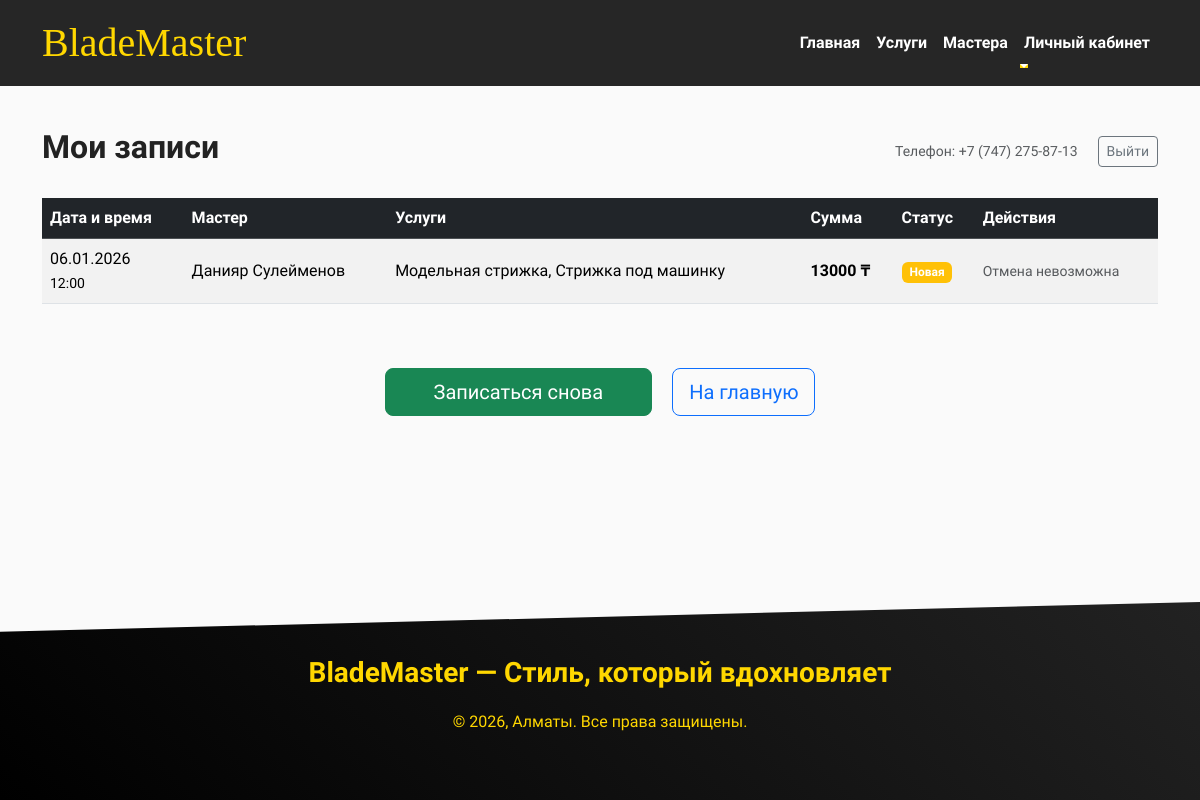
Before: /cabinet/dashboard/ (signed in) with the older database file.
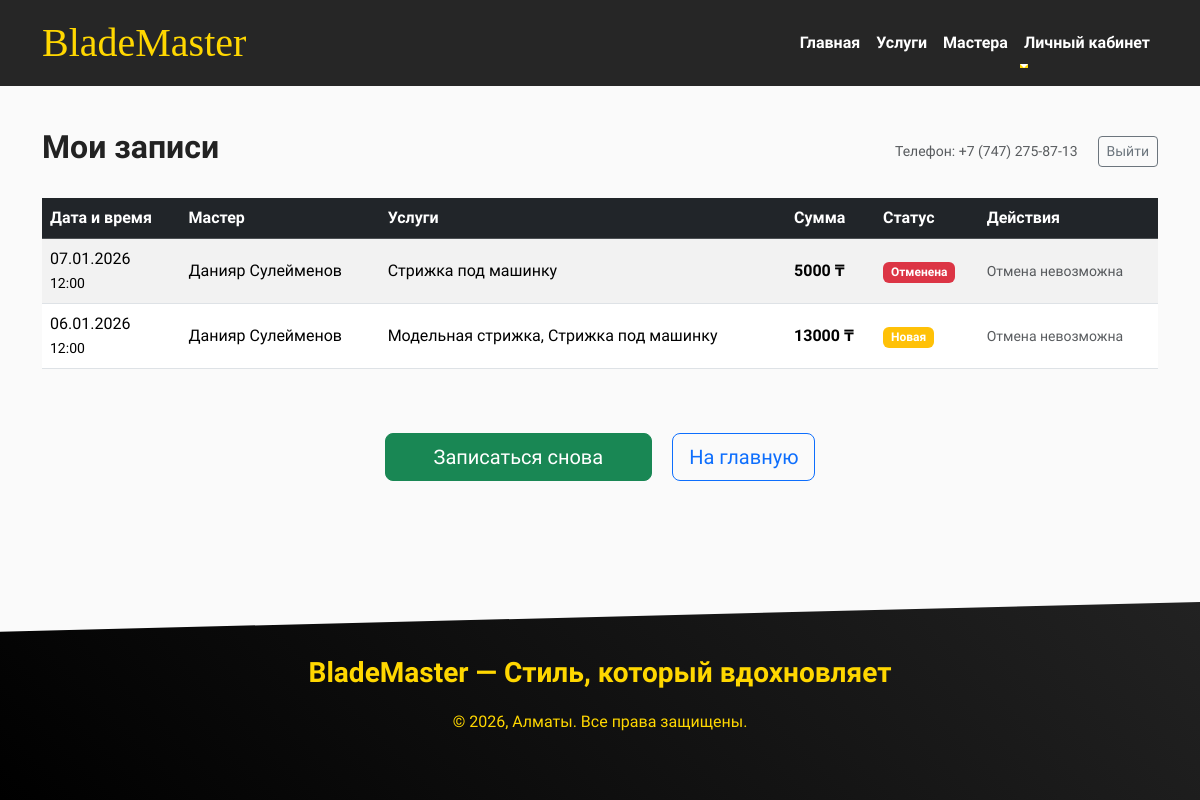
After: the same page with the newer database file.
### core/models.py (models this page shows, shortened)
class Appointment(models.Model):
    client_name = models.CharField("Имя клиента", max_length=100)
    client_phone = models.CharField("Телефон клиента", max_length=20)
    client_email = models.EmailField("Email клиента", blank=True, null=True)
    service = models.ManyToManyField(Service, verbose_name="Выбранные услуги")
    master = models.ForeignKey(Master, on_delete=models.CASCADE, verbose_name="Мастер")
    date = models.DateField("Дата записи")
    time = models.TimeField("Время записи")
    status = models.CharField("Статус записи", max_length=20, choices=[
        ('new', 'Новая'),
        ('confirmed', 'Подтверждена'),
        ('completed', 'Выполнена'),
        ('cancelled', 'Отменена'),
        ('no_show', 'Не пришёл'),
    ], default='new')
    created_at = models.DateTimeField("Дата и время создания записи", auto_now_add=True)
    class Meta:
        verbose_name = "Запись"
        verbose_name_plural = "Записи клиентов"
    def total_price(self):
        return sum(service.price for service in self.service.all())

class Master(models.Model):
    full_name = models.CharField("ФИО мастера", max_length=100)
    description = models.TextField("Описание / о себе", blank=True)
    photo = models.ImageField("Фотография мастера", upload_to='masters/', blank=True, null=True)
    class Meta:
        verbose_name = "Мастер"
        verbose_name_plural = "Мастера"

class Service(models.Model):
    name = models.CharField("Название услуги", max_length=100)
    description = models.TextField("Описание услуги", blank=True)
    price = models.DecimalField("Цена (₸)", max_digits=10, decimal_places=0)
    duration = models.IntegerField("Длительность (в минутах)", default=60)
    category = models.CharField("Категория", max_length=50, choices=[
        ('haircut', 'Стрижки'),
        ('beard', 'Бритьё и оформление бороды'),
        ('care', 'Уход'),
        ('complex', 'Комплексные процедуры'),
    ], default='haircut')
    class Meta:
        verbose_name = "Услуга"
        verbose_name_plural = "Услуги"

### core/views.py (the view)
# urls.py: path('cabinet/dashboard/', views.cabinet_dashboard, name='cabinet_dashboard'),
def cabinet_dashboard(request):
    if not request.user.is_authenticated:
        return redirect("cabinet_login")
    try:
        client = request.user.client
    except:
        messages.error(request, "Ошибка профиля.")
        return redirect("cabinet_login")
    appointments = Appointment.objects.filter(client_phone=client.phone).order_by(
        "-date", "-time"
    )
    now = timezone.now()
    for app in appointments:
        if app.status in ["new", "confirmed"]:
            app_datetime = timezone.make_aware(datetime.combine(app.date, app.time))
            if now + timedelta(hours=2) < app_datetime:
                app.can_cancel = True
            else:
                app.can_cancel = False
        else:
            app.can_cancel = False
    return render(
        request,
        "core/cabinet_dashboard.html",
        {
            "appointments": appointments,
        },
    )

### core/templates/core/cabinet_dashboard.html
{% extends 'base.html' %}
{% block content %}
<div class="container my-5">
    <div class="d-flex justify-content-between align-items-center mb-4">
        <h2 class="fw-bold">Мои записи</h2>
        <div>
            <small class="text-muted">Телефон: {{ user.username }}</small>
            <a href="{% url 'cabinet_logout' %}" class="btn btn-outline-secondary btn-sm ms-3">Выйти</a>
        </div>
    </div>
    {% if appointments %}
    <div class="table-responsive">
        <table class="table table-striped table-hover align-middle">
            <thead class="table-dark">
                <tr>
                    <th>Дата и время</th>
                    <th>Мастер</th>
                    <th>Услуги</th>
                    <th>Сумма</th>
                    <th>Статус</th>
                    <th>Действия</th>
                </tr>
            </thead>
            <tbody>
                {% for app in appointments %}
                <tr {% if app.status != 'cancelled' %}onclick="window.location='{% url 'book_success' app.id %}';" style="cursor: pointer;"{% endif %}>
                    <td>{{ app.date|date:"d.m.Y" }}<br><small>{{ app.time|time:"H:i" }}</small></td>
                    <td>{{ app.master.full_name }}</td>
                    <td>
                        {% for service in app.service.all %}
                        {{ service.name }}{% if not forloop.last %}, {% endif %}
                        {% endfor %}
                    </td>
                    <td><strong>{{ app.total_price }} ₸</strong></td>
                    <td>
                        {% if app.status == 'new' %}
                        <span class="badge bg-warning">Новая</span>
                        {% elif app.status == 'confirmed' %}
                        <span class="badge bg-info">Подтверждена</span>
                        {% elif app.status == 'completed' %}
                        <span class="badge bg-success">Выполнена</span>
                        {% elif app.status == 'cancelled' %}
                        <span class="badge bg-danger">Отменена</span>
                        {% elif app.status == 'no_show' %}
                        <span class="badge bg-secondary">Не явился</span>
                        {% endif %}
                    </td>
                    <td onclick="event.stopPropagation();">
                        {% if app.can_cancel %}
                        <a href="{% url 'cabinet_cancel' app.id %}"
                           class="btn btn-sm btn-outline-danger"
                           onclick="return confirm('Отменить запись?')">Отменить</a>
                        {% else %}
                        <small class="text-muted">Отмена невозможна</small>
                        {% endif %}
                    </td>
                </tr>
                {% endfor %}
            </tbody>
        </table>
    </div>
    {% else %}
    <div class="text-center py-5">
        <p class="text-muted fs-4">У вас пока нет записей</p>
        <a href="/services/" class="btn btn-success btn-lg mt-4 px-5">Записаться сейчас</a>
    </div>
    {% endif %}
    <div class="text-center mt-5">
        <a href="/services/" class="btn btn-success btn-lg px-5 me-3">Записаться снова</a>
        <a href="/" class="btn btn-outline-primary btn-lg">На главную</a>
    </div>
</div>
{% endblock %}

### core/templates/base.html (shortened to what this page needs)
<!DOCTYPE html>
<html lang="ru">
<head>
    <link href="https://cdn.jsdelivr.net/npm/bootstrap@5.3.2/dist/css/bootstrap.min.css" rel="stylesheet">
    <link href="https://cdnjs.cloudflare.com/ajax/libs/aos/2.3.4/aos.css" rel="stylesheet">
    <link rel="stylesheet" href="https://cdn.jsdelivr.net/npm/flatpickr/dist/flatpickr.min.css">
</head>
<body class="d-flex flex-column min-vh-100">
   <nav class="navbar navbar-expand-lg navbar-dark fixed-top">
    <div class="container">
        <a class="navbar-brand" href="/admin/">BladeMaster</a>
        <div class="collapse navbar-collapse" id="navbarNav">
            <ul class="navbar-nav ms-auto">
                <li class="nav-item"><a class="nav-link" href="/">Главная</a></li>
                <li class="nav-item"><a class="nav-link" href="/services/">Услуги</a></li>
                <li class="nav-item"><a class="nav-link" href="/masters/">Мастера</a></li>
                <li class="nav-item dropdown">
                    <a class="nav-link dropdown-toggle" href="#" role="button" data-bs-toggle="dropdown">
                        Личный кабинет
                    </a>
                </li>
            </ul>
        </div>
    </div>
</nav>
    {% block content %}
    {% endblock %}
   <footer class="footer text-center mt-auto">
        <div class="container">
            <p class="fs-3 fw-bold">BladeMaster — Стиль, который вдохновляет</p>
            <p>© 2026, Алматы. Все права защищены.</p>
        </div>
    </footer>
</body>
</html>

### core/templates/base.html (style rules this page uses)
body { font-family: 'Urbanist', sans-serif; background-color: #fafafa; color: #222; overflow-x: hidden; padding-top: 80px; }
.navbar { background-color: rgba(0, 0, 0, 0.85) !important; transition: background 0.3s; }
.navbar-brand { font-family: 'Playfair Display', serif; font-size: 2.5rem; color: #ffd700 !important; }
.nav-link { color: #fff !important; font-weight: 700; position: relative; }
.nav-link::after { content: ''; position: absolute; width: 0; height: 2px; bottom: -5px; left: 0; background: #ffd700; transition: width 0.3s; }
.footer { background: linear-gradient(45deg, #000, #222); color: #ffd700; padding: 50px 0; margin-top: 100px; clip-path: polygon(0 15%, 100% 0, 100% 100%, 0 100%); }

Changed rows visible on the page:
added Appointment: date "07.01.2026", time "12:00", master.full_name "Данияр Сулейменов", total_price "5000", status "Отменена", shows "Отмена невозможна", Service (name "Стрижка под машинку")
